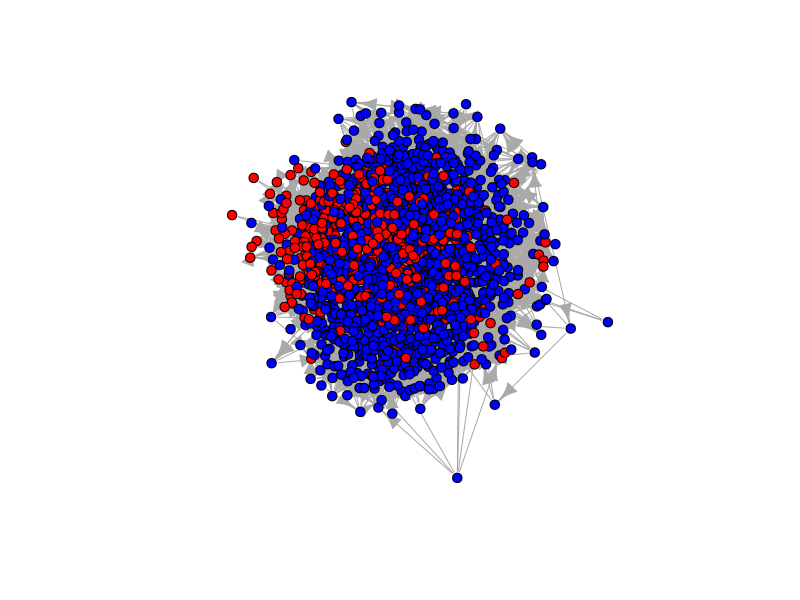

Generate this figure with R:
library(igraph)
library(RColorBrewer)

setwd("C:/Users/Adam/Dropbox/git/sep-graph")

nodes <- read.csv("data/2018_fall_node_list_bi.csv", header = TRUE)
edges <- read.csv("data/2018_fall_edge_list_bi.txt", header = TRUE)
as.data.frame(nodes)

g <- graph_from_data_frame(edges, directed = TRUE,vertices=nodes)
E(g)$weight <- 1
g <- simplify(g, edge.attr.comb=list(weight="sum"))

V(g)$color <- c("blue", "red")[V(g)$type+1]

plot(g, vertex.label=NA,vertex.size=5,layout=layout.kamada.kawai) 
